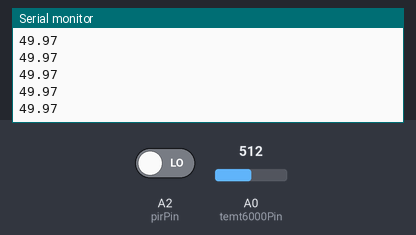
Bench run of a sketch on a simulated Arduino Uno, built with avr-gcc and run on an emulated ATmega328P. Shown: the last lines printed to the serial monitor. The inputs (shaded band) are chosen by the test bench; at power-on: A0 (temt6000Pin) = 512, A2 (pirPin) LOW.

Above: at 1.2 s.
1.3 s: A0 (temt6000Pin) set to 390
At 1.31 s:
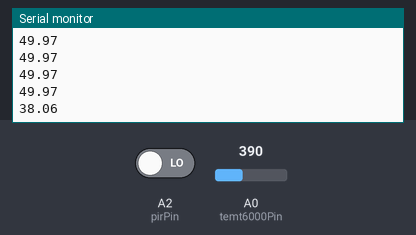
2.8 s: A0 (temt6000Pin) set to 410
At 2.82 s:
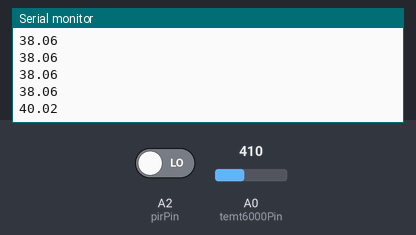
Timing chart, 0 to 5.8 s (numbered marks = the images above; inputs shaded):
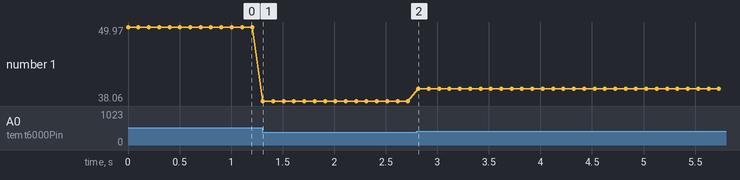

Measured:
- after the input at 1.3 s, the serial monitor: prints a new line at once (image 1)
- after the input at 2.8 s, the serial monitor: prints a new line at once (image 2)
- plotted number 1: 49.97 → 38.06 after the input at 1.3 s, 38.06 → 40.02 after the input at 2.8 s

The sketch:

IOT_Project_draft1.ino
```cpp
/*

PIR HCSR501

modified on 18 March 2021
By Mark Lavin

Attributes
https://anasdalintakam.blogspot.in/
Saeed Hosseini @ ElectroPeak
https://electropeak.com/learn/guides/

*/
//Libraries
#include <ArduinoJson.h>

 //PIR
int ledPin = A1;                 // discuss if needed with Team????
int pirPin = A2;                 // PIR Out pin
int pirStat = LOW;              // PIR status
int val = 0;

//Light sensor
int temt6000Pin = A0; //pin for reading sensor data
float light;
int light_value;


void setup() {

  pinMode(pirPin, INPUT);
  Serial.begin(9600);

  pinMode(temt6000Pin, INPUT); //data pin for ambientlight sensor
  //pinMode(TBC, OUTPUT);
}

void loop(){

  int light_value = analogRead(temt6000Pin);
  light = light_value * 0.0976;// percentage calculation  had to google cause sensor was giving me stupid readings.
  Serial.println(light);
  delay(100);

  pirStat = digitalRead(pirPin);

  if (pirStat = HIGH && light_value > 400) {   // if motion detected & light
  digitalWrite(ledPin, HIGH);
  }
  else
  {
  digitalWrite(ledPin, LOW);
  }
}
```
